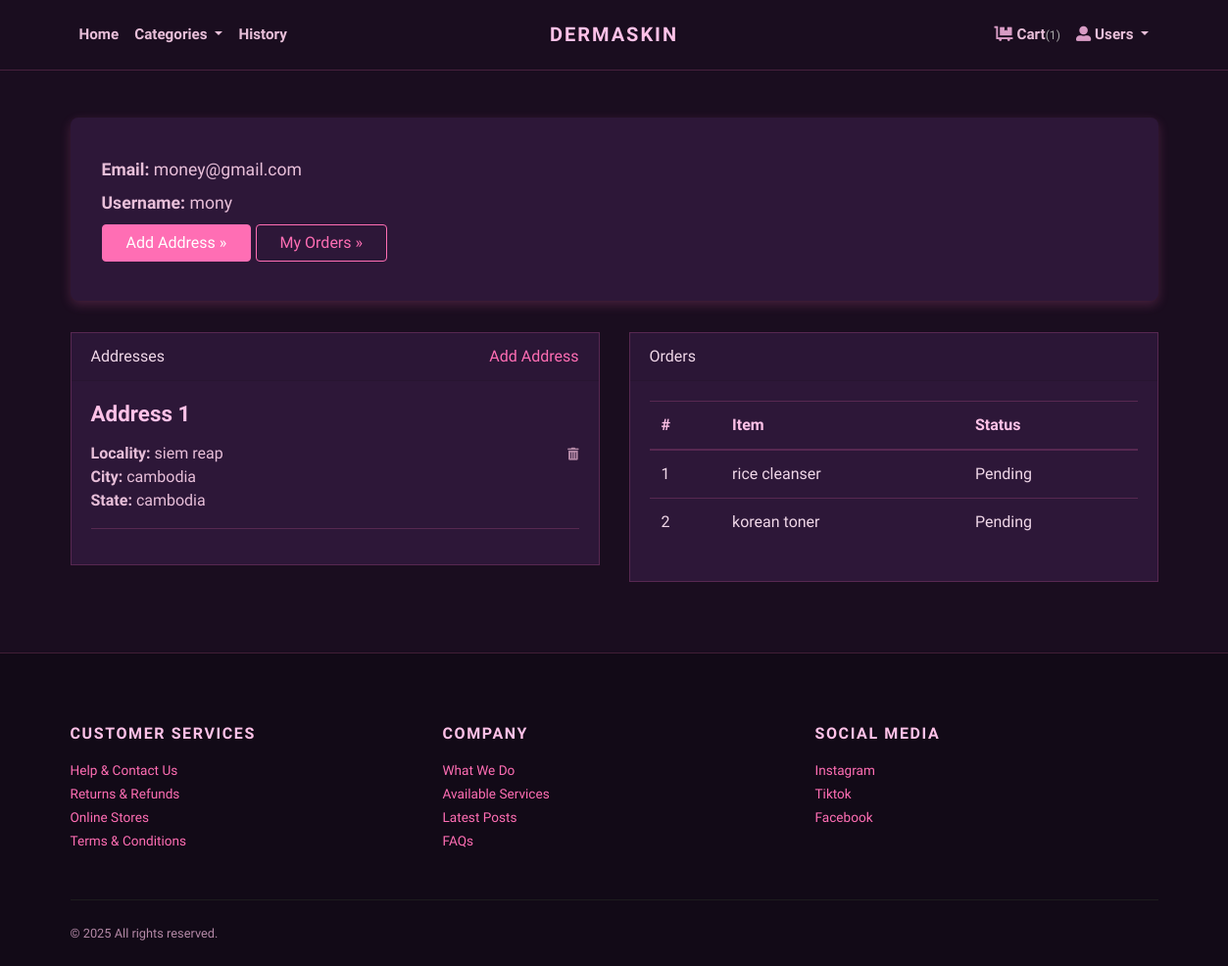
Page /accounts/profile/ (signed in) on the earlier database version.
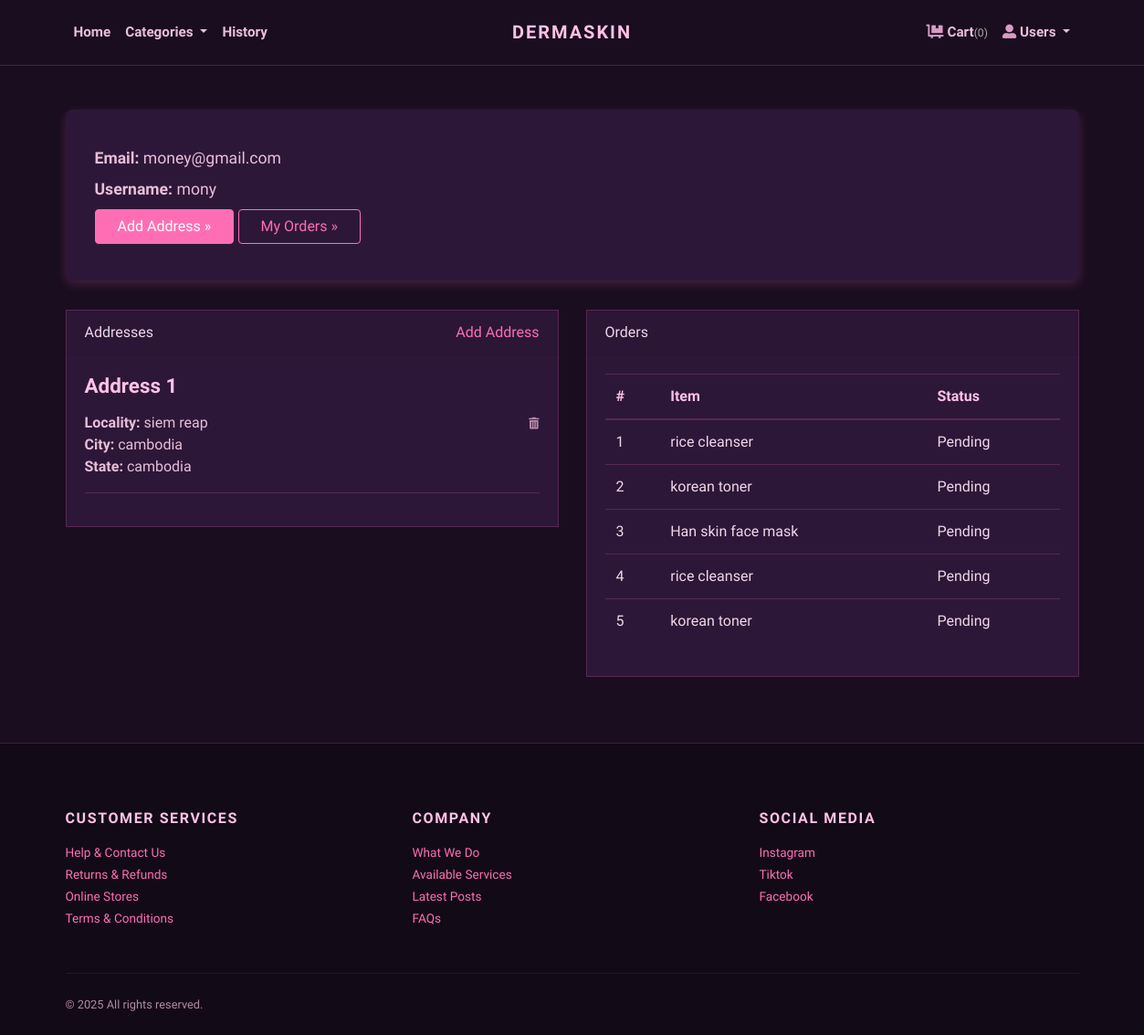
Same page on the later database version.
### store/models.py (models this page shows, shortened)
class Address(models.Model):
    user = models.ForeignKey(User, verbose_name="User", on_delete=models.CASCADE)
    locality = models.CharField(max_length=150, verbose_name="Nearest Location")
    city = models.CharField(max_length=150, verbose_name="City")
    state = models.CharField(max_length=150, verbose_name="State")

class Order(models.Model):
    user = models.ForeignKey(User, verbose_name="User", on_delete=models.CASCADE)
    address = models.ForeignKey(Address, verbose_name="Shipping Address", on_delete=models.CASCADE)
    product = models.ForeignKey(Product, verbose_name="Product", on_delete=models.CASCADE)
    quantity = models.PositiveIntegerField(verbose_name="Quantity")
    payment_method = models.CharField(
        max_length=10,
        default="COD"
    )
    payment_proof = models.ImageField(
        upload_to='payment_proofs',
        blank=True,
        null=True,
        verbose_name="Payment Proof Screenshot"
    )
    payment_status = models.CharField(
        choices=PAYMENT_STATUS_CHOICES,
        max_length=20,
        default="Pending",
        verbose_name="Payment Verification Status"
    )
    payment_verified_at = models.DateTimeField(
        blank=True,
        null=True,
        verbose_name="Payment Verified Date"
    )
    admin_notes = models.TextField(
        blank=True,
        null=True,
        verbose_name="Admin Notes"
    )
    ordered_date = models.DateTimeField(auto_now_add=True, verbose_name="Ordered Date")
    status = models.CharField(
        choices=STATUS_CHOICES,
        max_length=50,
        default="Pending"
    )

class Product(models.Model):
    title = models.CharField(max_length=150, verbose_name="Product Title")
    slug = models.SlugField(
        max_length=160,
        unique=True,   # ✅ FIX
        verbose_name="Product Slug"
    )
    sku = models.CharField(max_length=255, unique=True)
    short_description = models.TextField()
    detail_description = models.TextField(blank=True, null=True)
    product_image = models.ImageField(upload_to='product', blank=True, null=True)
    price = models.DecimalField(max_digits=8, decimal_places=2)
    category = models.ForeignKey(Category, on_delete=models.CASCADE)
    is_active = models.BooleanField()
    is_featured = models.BooleanField()
    created_at = models.DateTimeField(auto_now_add=True)
    updated_at = models.DateTimeField(auto_now=True)

### store/views.py (the view)
# urls.py: path('accounts/profile/', views.profile, name="profile"),
@login_required
def profile(request):
    addresses = Address.objects.filter(user=request.user)
    orders = Order.objects.filter(user=request.user)
    return render(request, 'account/profile.html', {
        'addresses': addresses,
        'orders': orders
    })

### store/context_preprocessors.py (called while the page is built)
def store_menu(request):
    categories = Category.objects.filter(is_active=True)
    context = {
        'categories_menu': categories,
    }
    return context

def cart_menu(request):
    if request.user.is_authenticated:
        cart_items= Cart.objects.filter(user=request.user)
        context = {
            'cart_items': cart_items,
        }
    else:
        context = {}
    return context

### templates/account/profile.html (shortened to what this page needs)
{% extends 'base.html' %}
{% load static %}
    {% block content %}
      <div class="container py-5">
        <div class="jumbotron">
          <p><strong>Email:</strong> {{request.user.email}}</p>
          <p><strong>Username:</strong> {{request.user.username}}</p>
          <p><a class="btn btn-primary btn-large" href="{% url 'store:add-address' %}">Add Address »</a> <a class="btn btn-outline-primary btn-large" href="#">My Orders »</a></p>
        </div>
        <div class="row">
          <div class="col-lg-6">
            <div class="card mb-4" id="headings">
              <div class="card-header">Addresses <span class="float-right"><a href="{% url 'store:add-address' %}">Add Address</a></span></div>
              <div class="card-body">
                {% if addresses %}
                    {% for address in addresses %}
                        <h4 class="mb-3">Address {{forloop.counter}}</h4>
                        <span class="float-right"><a href="{% url 'store:remove-address' address.id %}"><i class="fas fa-trash-alt small text-muted"></i></a></span>
                        <p>
                            <strong>Locality: </strong>{{address.locality}} <br>
                            <strong>City: </strong>{{address.city}} <br>
                            <strong>State: </strong>{{address.state}} <br>
                        </p>
                        <hr>
                    {% endfor %}
                {% else %}
                <div class="text-danger">
                  Address not Added.
                </div>
                {% endif %}
              </div>
            </div>
          </div>
          <div class="col-lg-6">
            <div class="card mb-4" id="tables">
              <div class="card-header">Orders</div>
              <div class="card-body">
                <table class="table table-hover">
                  <thead>
                    <tr>
                      <th>#</th>
                      <th>Item</th>
                      <th>Status</th>
                    </tr>
                  </thead>
                  <tbody>
                    {% if orders %}
                      {% for order in orders %}
                        <tr>
                          <td>{{forloop.counter}}</td>
                          <td>{{order.product.title}}</td>
                          <td>
                            {{order.status}}
                          </td>
                        </tr>
                      {% endfor %}
                    {% else %}
                    <tr>
                      <td class="text-danger" colspan="3">You've not Ordered anything yet.</td>
                    </tr>
                    {% endif %}
                  </tbody>
                </table>
              </div>
            </div>
          </div>
        </div>
      </div>
{% endblock content %}

Differences in the rows shown:
added Order: product "Han skin face mask", status "Pending"
added Order: product "rice cleanser", status "Pending"
added Order: product "korean toner", status "Pending"
Other differences:
{{ cart_items.count }}: "1" → "0"
